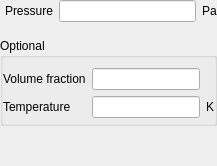
              <widget class="QWidget" name="page_fluid_po">
               <layout class="QVBoxLayout" name="verticalLayout_4">
                <property name="leftMargin">
                 <number>0</number>
                </property>
                <property name="topMargin">
                 <number>0</number>
                </property>
                <property name="rightMargin">
                 <number>0</number>
                </property>
                <property name="bottomMargin">
                 <number>0</number>
                </property>
                <item>
                 <widget class="QFrame" name="frame_fluid_po">
                  <property name="frameShape">
                   <enum>QFrame::NoFrame</enum>
                  </property>
                  <property name="frameShadow">
                   <enum>QFrame::Plain</enum>
                  </property>
                  <layout class="QGridLayout" name="gridLayout_12">
                   <property name="leftMargin">
                    <number>5</number>
                   </property>
                   <property name="topMargin">
                    <number>0</number>
                   </property>
                   <property name="rightMargin">
                    <number>0</number>
                   </property>
                   <property name="bottomMargin">
                    <number>10</number>
                   </property>
                   <item row="0" column="2">
                    <widget class="QLabel" name="label_bc_pg_2_units">
                     <property name="text">
                      <string>Pa</string>
                     </property>
                    </widget>
                   </item>
                   <item row="0" column="0">
                    <widget class="QLabel" name="label_bc_p_g_2">
                     <property name="text">
                      <string>Pressure</string>
                     </property>
                    </widget>
                   </item>
                   <item row="0" column="1">
                    <widget class="LineEdit" name="lineedit_keyword_bc_p_g_2_args_BC"/>
                   </item>
                  </layout>
                 </widget>
                </item>
                <item>
                 <widget class="QGroupBox" name="groupbox_fluid_po_optional">
                  <property name="title">
                   <string>Optional</string>
                  </property>
                  <property name="flat">
                   <bool>true</bool>
                  </property>
                  <layout class="QGridLayout" name="gridLayout_13">
                   <property name="leftMargin">
                    <number>0</number>
                   </property>
                   <property name="topMargin">
                    <number>10</number>
                   </property>
                   <property name="rightMargin">
                    <number>0</number>
                   </property>
                   <property name="bottomMargin">
                    <number>5</number>
                   </property>
                   <item row="1" column="2">
                    <widget class="QLabel" name="label_bc_t_g_2_units">
                     <property name="text">
                      <string>K</string>
                     </property>
                    </widget>
                   </item>
                   <item row="1" column="0">
                    <widget class="QLabel" name="label_bc_t_g_2">
                     <property name="text">
                      <string>Temperature</string>
                     </property>
                    </widget>
                   </item>
                   <item row="0" column="1">
                    <widget class="LineEdit" name="lineedit_bc_ep_g_2_args_BC"/>
                   </item>
                   <item row="1" column="1">
                    <widget class="LineEdit" name="lineedit_keyword_bc_t_g_2_args_BC"/>
                   </item>
                   <item row="0" column="0">
                    <widget class="QLabel" name="label_bc_ep_g_2">
                     <property name="text">
                      <string>Volume fraction</string>
                     </property>
                    </widget>
                   </item>
                  </layout>
                 </widget>
                </item>
                <item>
                 <spacer name="verticalSpacer_3">
                  <property name="orientation">
                   <enum>Qt::Vertical</enum>
                  </property>
                  <property name="sizeHint" stdset="0">
                   <size>
                    <width>20</width>
                    <height>40</height>
                   </size>
                  </property>
                 </spacer>
                </item>
               </layout>
              </widget>
